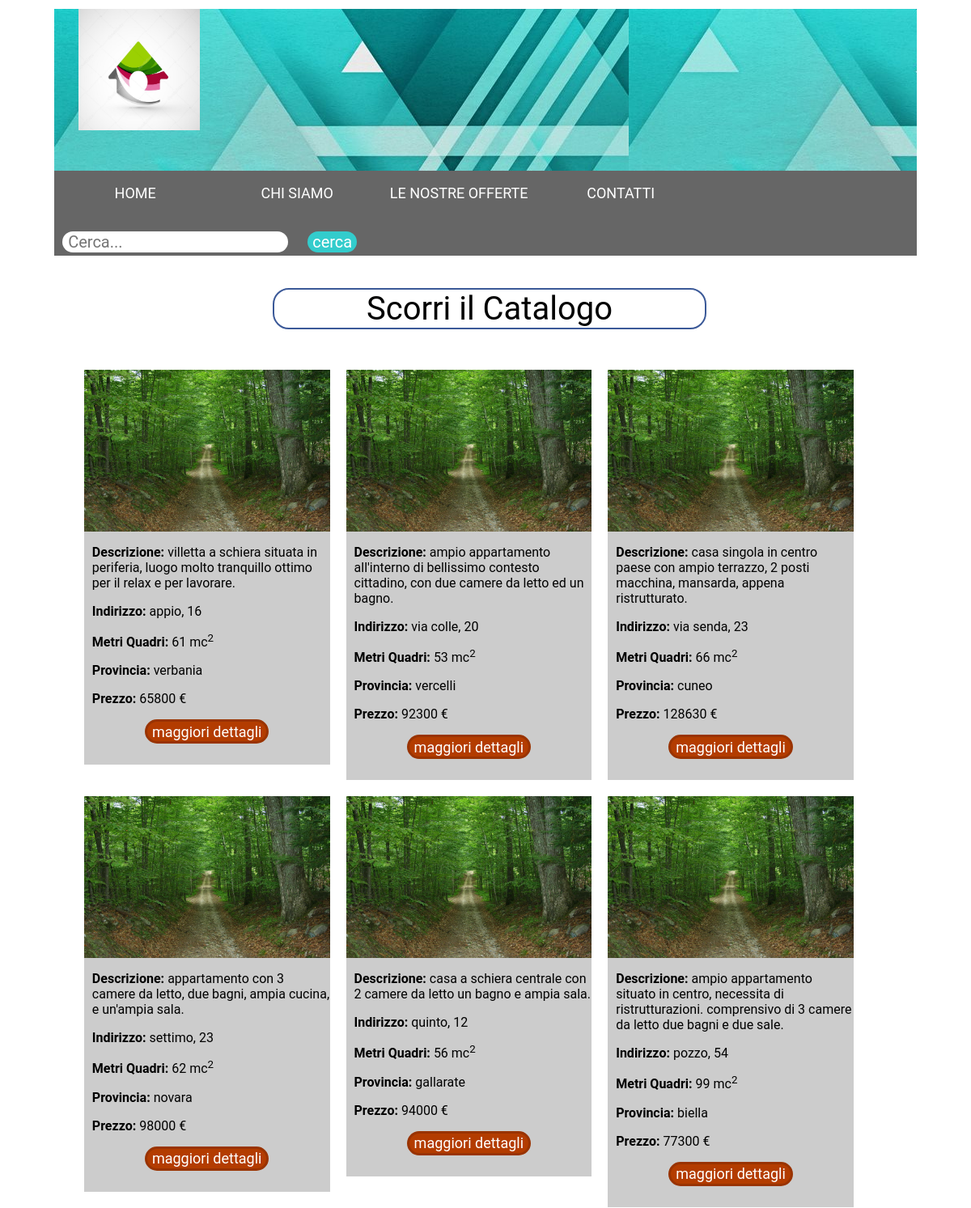
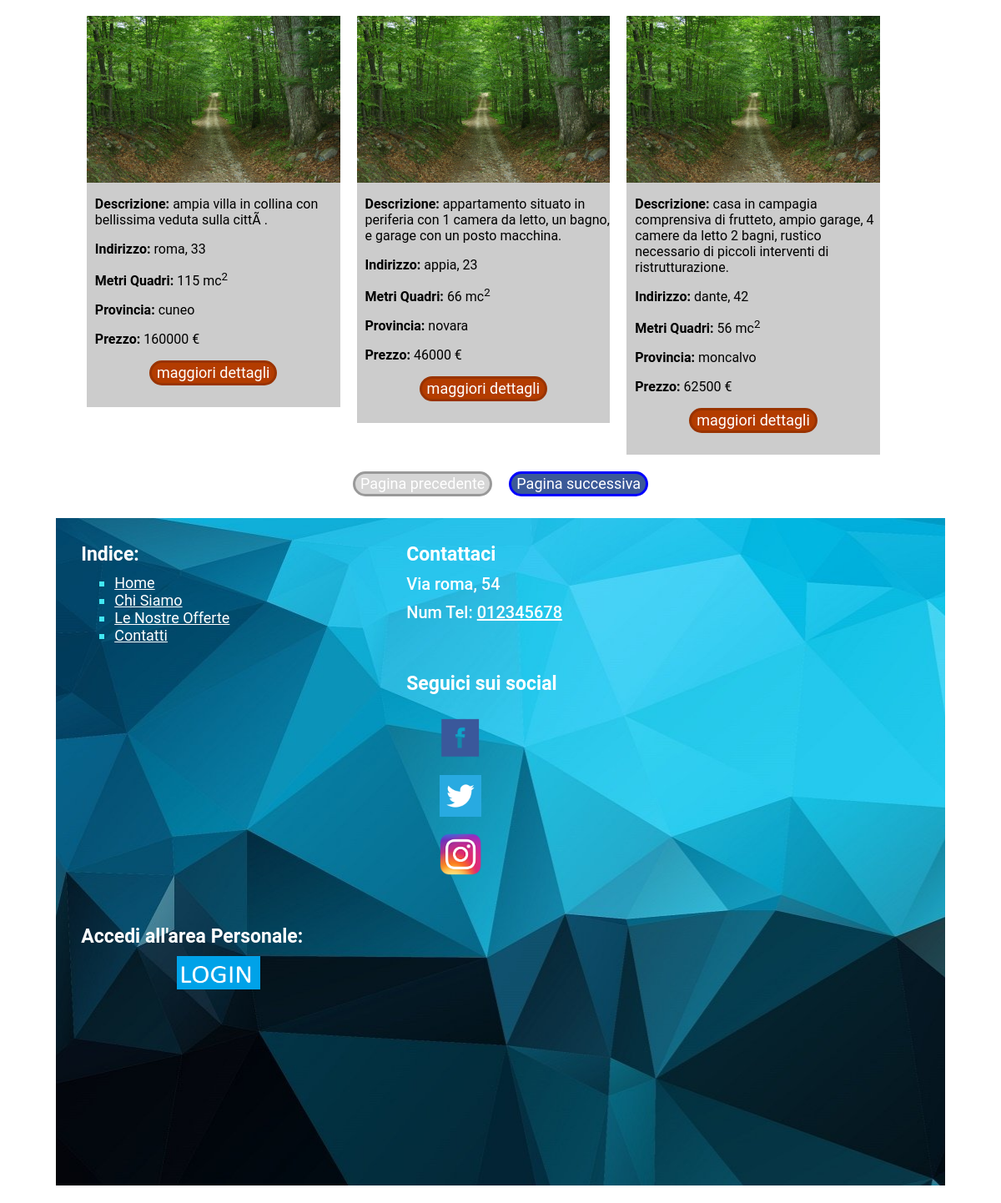
The page /offerte.php on the database its author committed (2 pictures, top to bottom).
### tables this page shows
CREATE TABLE `ticket` (
  `ticket_ID` int(11) NOT NULL,
  `provincia` varchar(50) NOT NULL,
  `via` varchar(50) NOT NULL,
  `mq` int(10) NOT NULL,
  `Descrizione` varchar(500) NOT NULL,
  `prezzo` float NOT NULL,
  `ID` int(11) NOT NULL
);

### include/rec_img.php (called while the page is built, shortened)
<?php
			$cartella = ".\\data_base\\immagini\\ID_".$row["ticket_ID"];
			if(!is_dir($cartella))
				$immag = './img/img.png';
?>

### include/vis_divform.php (the view, shortened to what this page needs)
<?php
			echo"<div class='divform'>";
			echo"<img src='".$immag."' class='img_divf'>";
			echo"<p><b>Descrizione: </b>".$row["Descrizione"]."</p>";
			echo"<p><b>Indirizzo: </b>".$row["via"]."</p>";
			echo"<p><b>Metri Quadri: </b>".$row["mq"]." mc<sup>2</sup> </p>";
			echo"<p><b>Provincia: </b>".$row["provincia"]."</p>";
			echo"<p><b>Prezzo: </b>".$row["prezzo"]." &euro;</p>";
			echo"<form action='dettagli.php' method='POST'>";
			echo"<center><input type='submit' value='maggiori dettagli' class='btn_dett'></center>";
			echo"</form>";
			echo"</div>";
?>

### offerte.php (shortened to what this page needs)
<?php include('./include/head_foot.php'); ?>
<HTML>
<HEAD>
<link href="./stile_css/style2.css" rel="stylesheet" type="text/css"/>
<link href="./stile_css/menu.css" rel="stylesheet" type="text/css"/>
<link href="./stile_css/main_index.css" rel="stylesheet" type="text/css"/>
<link href="./stile_css/offerte.css" rel="stylesheet" type="text/css"/>
</HEAD>
<BODY>
<div id="container">
<div id="main">
<center><p class="titleh3">Scorri il Catalogo</p></center>
<?php
	include("./data_base/include/connetti.php");
	if(isset($_POST["last"]) && isset($_POST["pag_succ"]))
		$sql = "SELECT * FROM ticket WHERE ticket_ID<".$_POST["last"]." ORDER BY ticket_ID DESC LIMIT 9";
	else if(isset($_POST["first"]) && isset($_POST["pag_prec"]))
		$sql = "SELECT * FROM ticket WHERE ticket_ID>=".$_POST["first"]." ORDER BY ticket_ID DESC LIMIT 9";
	else
		$sql = "SELECT * FROM ticket ORDER BY ticket_ID DESC LIMIT 9";
	$result = mysqli_query($conn, $sql);
?>
<?php
	if(mysqli_num_rows($result) > 0)
	{
		$cont = 0;
		while($row = $result->fetch_assoc())
		{
			if($cont==0)
				echo"<div class='divcontainer'>";
			else if($cont%3==0)
				echo"<div class='divcontainer'>";
			include("./include/rec_img.php");
			include("./include/vis_divform.php");
			$cont++;
			if($cont%3==0)
				echo"</div>";
		}
	}
	else
		$ultimo = 0;
?>
<div class="navig">
	<form method="POST" action="offerte.php">
		<center>
		<?php
			if(isset($_POST["pag_succ"]))
				echo"<input type='submit' class='cambio_pag' value='Pagina precedente' name='pag_prec'>";
			else if(!isset($_POST["first"]))
				echo"<input type='submit' disabled='true' style='background-color: #cccc; border-color: #999999' class='cambio_pag' value='Pagina precedente' name='pag_prec'>";
			if($cont<9)
				echo"<input type='submit' disabled='true' style='background-color: #cccc; border-color: #999999' class='cambio_pag' value='Pagina successiva' name='pag_succ'>";
			else
				echo"<input type='submit' class='cambio_pag' value='Pagina successiva' name='pag_succ'>";
		?>
		</center>
	</form>
</div>
</div>
</div>
</BODY>
</HTML>

### stile_css/style2.css (style rules this page uses)
#container { width: 90%; height: auto; margin-left: auto; margin-right: auto; margin-top: 11px; }
#main { width: 100%; height: auto; background-color: white; float: left; }
p { font-family: roboto, san-serif, calibri; margin-left: 10px; }

### stile_css/main_index.css (style rules this page uses)
div.divform { width: 450px; height: auto; float: left; display: block; margin: 10px; background-color: #cccccc; border: none; }
.btn_dett { height: 30px; border: 3px solid #993300; background-color: #b33c00; margin-bottom: 10px; color: white; font-family: roboto, san-serif, calibri; font-size: 18px; border-radius: 50px; }
.img_divf { width: 450px; height: 200px; }
div.divcontainer { width: 95%; height: auto; margin-left: auto; margin-right: auto; background-color: none; clear: both; }
p.titleh3 { font-size: 40px; border: 2px solid #3b5998; border-radius: 20px; width: 50%; }
p { font-family: roboto, san-serif, calibri; margin-left: 10px; }
@media screen and (max-width:1600px) { .img_divf { width: 100%;height: 200px; } }
@media screen and (max-width:1600px) { div.divform { width: 30%;height: auto; } }

### stile_css/offerte.css (style rules this page uses)
div.navig { width: 100%; height: auto; background-color: none; float: left; }
.cambio_pag { background-color: #3b5998; margin: 10px; height: 30px; color: white; border: 3px solid blue; border-radius: 20px; font-family: roboto, san-serif, calibri; font-size: 18px; }

### rows shown on the page
ticket: Descrizione "villetta a schiera situata in periferia, luogo molto tranquillo ottimo per il relax e per lavorare.", via "appio, 16", mq "61", provincia "verbania", prezzo "65800"
ticket: Descrizione "ampio appartamento all'interno di bellissimo contesto cittadino, con due camere da letto ed un bagno.", via "via colle, 20", mq "53", provincia "vercelli", prezzo "92300"
ticket: Descrizione "casa singola in centro paese con ampio terrazzo, 2 posti macchina, mansarda, appena ristrutturato.", via "via senda, 23", mq "66", provincia "cuneo", prezzo "128630"
ticket: Descrizione "appartamento con 3 camere da letto, due bagni, ampia cucina, e un'ampia sala.", via "settimo, 23", mq "62", provincia "novara", prezzo "98000"
ticket: Descrizione "casa a schiera centrale con 2 camere da letto un bagno e ampia sala.", via "quinto, 12", mq "56", provincia "gallarate", prezzo "94000"
ticket: Descrizione "ampio appartamento situato in centro, necessita di ristrutturazioni. comprensivo di 3 camere da letto due bagni e due sale.", via "pozzo, 54", mq "99", provincia "biella", prezzo "77300"
ticket: Descrizione "ampia villa in collina con bellissima veduta sulla cittÃ .", via "roma, 33", mq "115", provincia "cuneo", prezzo "160000"
ticket: Descrizione "appartamento situato in periferia con 1 camera da letto, un bagno, e garage con un posto macchina.", via "appia, 23", mq "66", provincia "novara", prezzo "46000"
ticket: Descrizione "casa in campagia comprensiva di frutteto, ampio garage, 4 camere da letto 2 bagni, rustico necessario di piccoli interventi di ristrutturazione.", via "dante, 42", mq "56", provincia "moncalvo", prezzo "62500"
